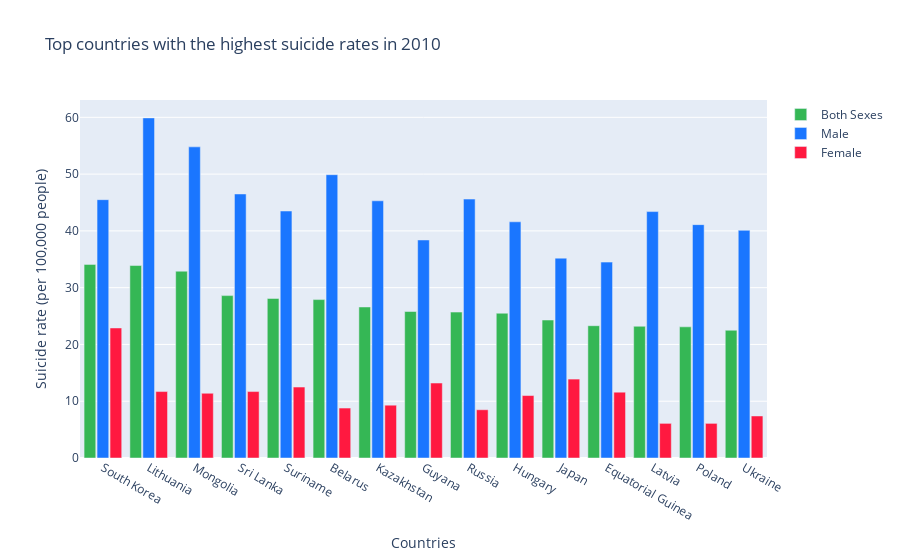

The notebook cell this image was saved under:
### Code cell
total = go.Bar(
    x = rate2010['Country'].head(15),
    y = rate2010['Total suicide rate'].head(15),
    marker=dict(color='rgb(53, 183, 85)'),
    name = 'Both Sexes'
)

male = go.Bar(
    x = rate2010['Country'].head(15),
    y = rate2010['Male suicide rate'].head(15),
    marker=dict(color='rgb(26, 118, 255)'),
    name = 'Male'
)

female = go.Bar(
    x = rate2010['Country'].head(15),
    y = rate2010['Female suicide rate'].head(15),
    marker=dict(color='rgb(255, 25, 64)'),
    name = 'Female'
)

data = [total, male, female]

layout = go.Layout(
    title='Top countries with the highest suicide rates in 2010',
    xaxis={'title':'Countries'},
    yaxis={'title':'Suicide rate (per 100,000 people)'},
    barmode='group',
    bargap=0.15,
    bargroupgap=0.1
)

fig = go.Figure(data=data, layout=layout)
py.iplot(fig, filename='basic-bar')

### Figure 1 — Plotly figure (JSON) as saved in the notebook; plotly's stock layout.template omitted (floating-point values rounded to 4 significant figures)
{"data": [{"marker": {"color": "rgb(53, 183, 85)"}, "name": "Both Sexes", "type": "bar", "x": ["South Korea", "Lithuania", "Mongolia", "Sri Lanka", "Suriname", "Belarus", "Kazakhstan", "Guyana", "Russia", "Hungary", "Japan", "Equatorial Guinea", "Latvia", "Poland", "Ukraine"], "y": [34.1, 33.9, 32.9, 28.6, 28.1, 27.9, 26.6, 25.8, 25.7, 25.5, 24.3, 23.3, 23.2, 23.1, 22.5]}, {"marker": {"color": "rgb(26, 118, 255)"}, "name": "Male", "type": "bar", "x": ["South Korea", "Lithuania", "Mongolia", "Sri Lanka", "Suriname", "Belarus", "Kazakhstan", "Guyana", "Russia", "Hungary", "Japan", "Equatorial Guinea", "Latvia", "Poland", "Ukraine"], "y": [45.5, 59.9, 54.8, 46.5, 43.5, 49.9, 45.3, 38.4, 45.6, 41.6, 35.2, 34.5, 43.4, 41.1, 40.1]}, {"marker": {"color": "rgb(255, 25, 64)"}, "name": "Female", "type": "bar", "x": ["South Korea", "Lithuania", "Mongolia", "Sri Lanka", "Suriname", "Belarus", "Kazakhstan", "Guyana", "Russia", "Hungary", "Japan", "Equatorial Guinea", "Latvia", "Poland", "Ukraine"], "y": [22.9, 11.7, 11.4, 11.7, 12.5, 8.8, 9.3, 13.2, 8.5, 11, 13.9, 11.6, 6.1, 6.1, 7.4]}], "layout": {"bargap": 0.15, "bargroupgap": 0.1, "barmode": "group", "title": {"text": "Top countries with the highest suicide rates in 2010"}, "xaxis": {"title": {"text": "Countries"}}, "yaxis": {"title": {"text": "Suicide rate (per 100,000 people)"}}}}
